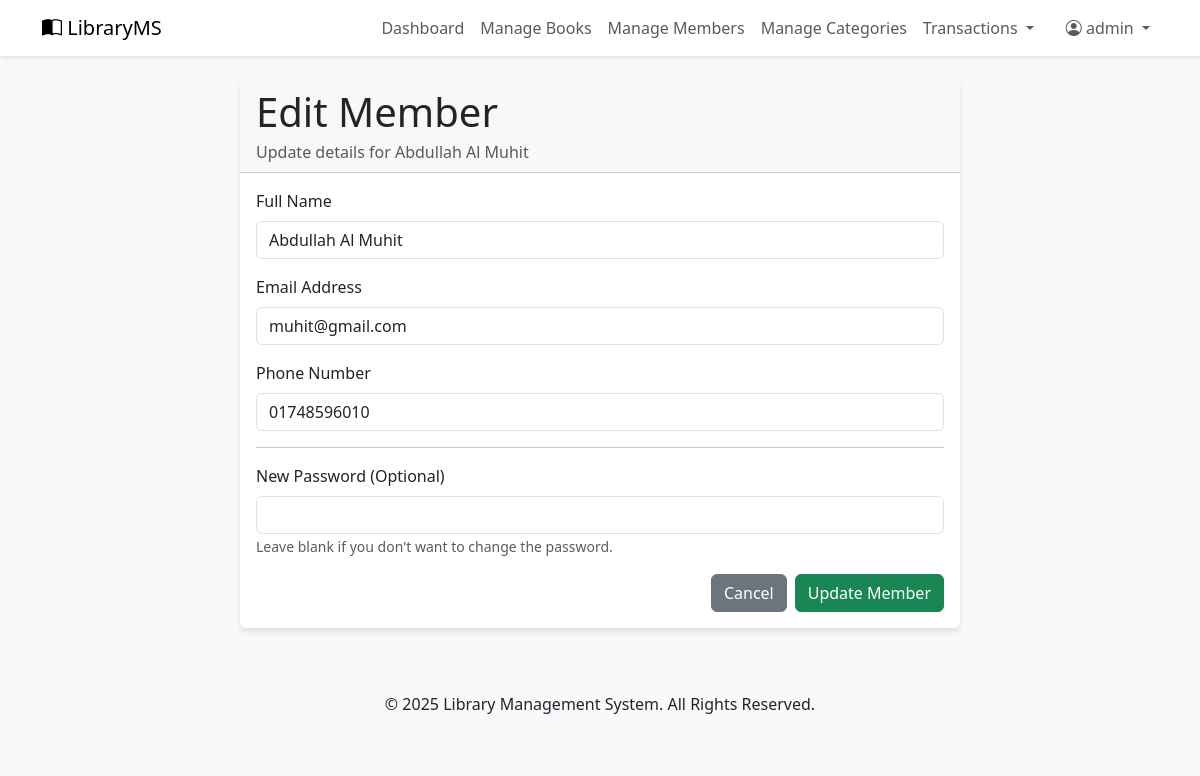
Page /admin/edit_member.php?id=5 (signed in) on the committed database.
### tables this page shows
CREATE TABLE `members` (
  `member_id` int(11) NOT NULL,
  `name` varchar(150) NOT NULL,
  `email` varchar(150) NOT NULL,
  `password` varchar(255) NOT NULL,
  `phone` varchar(20) DEFAULT NULL,
  `registration_date` date NOT NULL
);

### admin/edit_member.php (the view, shortened to what this page needs)
<?php
require_once '../includes/header.php';
require_once '../config/db_connection.php';
$member_id = $_GET['id'];
$stmt = $conn->prepare("SELECT * FROM members WHERE member_id = ?");
$stmt->bind_param("i", $member_id);
$stmt->execute();
$result = $stmt->get_result();
$member = $result->fetch_assoc();
?>
<div class="container mt-4">
    <div class="row">
        <div class="col-md-8 mx-auto">
            <div class="card">
                <div class="card-header">
                    <h1 class="card-title">Edit Member</h1>
                    <p class="card-subtitle text-muted">Update details for <?php echo htmlspecialchars($member['name']); ?></p>
                </div>
                <div class="card-body">
                    <form action="edit_member_process.php" method="POST">
                        <div class="mb-3">
                            <label for="name" class="form-label">Full Name</label>
                            <input type="text" class="form-control" id="name" name="name" value="<?php echo htmlspecialchars($member['name']); ?>" required>
                        </div>
                        <div class="mb-3">
                            <label for="email" class="form-label">Email Address</label>
                            <input type="email" class="form-control" id="email" name="email" value="<?php echo htmlspecialchars($member['email']); ?>" required>
                        </div>
                        <div class="mb-3">
                            <label for="phone" class="form-label">Phone Number</label>
                            <input type="tel" class="form-control" id="phone" name="phone" value="<?php echo htmlspecialchars($member['phone']); ?>">
                        </div>
                        <hr>
                        <div class="mb-3">
                            <label for="password" class="form-label">New Password (Optional)</label>
                            <input type="password" class="form-control" id="password" name="password">
                            <small class="form-text text-muted">Leave blank if you don't want to change the password.</small>
                        </div>
                        <div class="d-flex justify-content-end">
                            <a href="members.php" class="btn btn-secondary me-2">Cancel</a>
                            <button type="submit" class="btn btn-success">Update Member</button>
                        </div>
                    </form>
                </div>
            </div>
        </div>
    </div>
</div>
<?php
require_once '../includes/footer.php';
?>

### includes/header.php (style rules this page uses)
body { background-color: #f8f9fa; }
.card { border: 0; box-shadow: 0 4px 6px rgba(0,0,0,.1); }

### rows in the picture
members: name "Abdullah Al Muhit", email "muhit@gmail.com", phone "01748596010"

### other values in the picture
$_SESSION['admin_username'] "admin"
